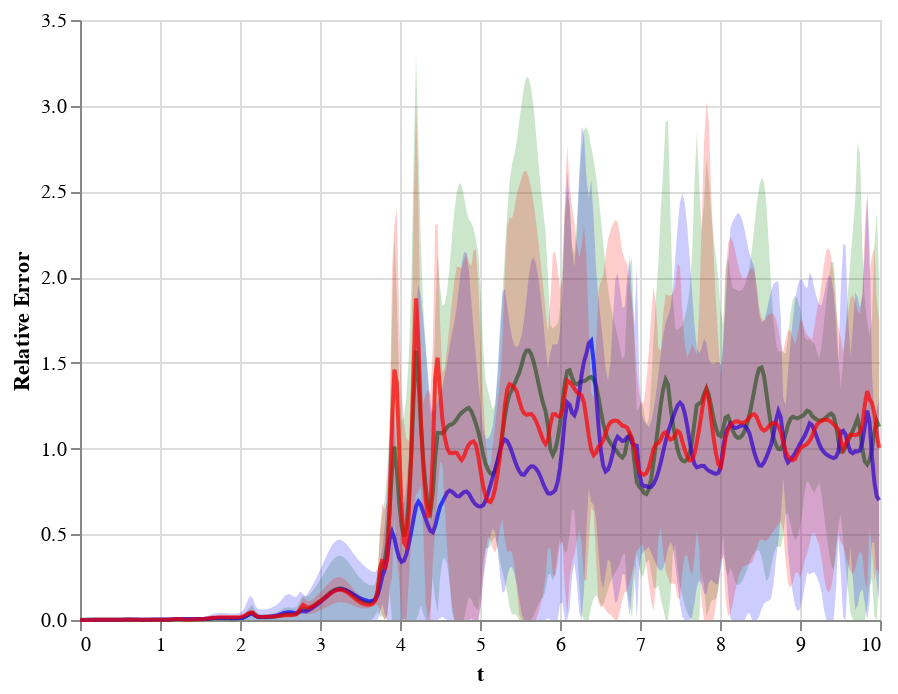

Write notebook code for a chart like this one.
### Code cell
idx = 0
rel_err_chart = plot_rel_err(true_rel_err[:, idx, ...], 'green') + plot_rel_err(de_rel_err[:, idx, ...], 'blue') + plot_rel_err(swag_rel_err[:, idx, ...], 'red')
# rel_err_chart.save('chart.json')
rel_err_chart

### Figure 1 — Vega-Lite specification as saved in the notebook (floating-point values rounded to 4 significant figures; data arrays with more than 128 entries replaced by an {"elided": "..."} marker saying what was removed)
{"config": {"view": {"continuousWidth": 400, "continuousHeight": 300}}, "layer": [{"mark": {"type": "line", "color": "green", "opacity": 0.7}, "encoding": {"x": {"type": "quantitative", "field": "t"}, "y": {"type": "quantitative", "field": "y"}}}, {"mark": {"type": "area", "color": "green", "opacity": 0.2}, "encoding": {"x": {"type": "quantitative", "field": "t"}, "y": {"type": "quantitative", "field": "y_lo", "title": "Relative Error"}, "y2": {"field": "y_hi"}}}, {"layer": [{"mark": {"type": "line", "color": "blue", "opacity": 0.7}, "encoding": {"x": {"type": "quantitative", "field": "t"}, "y": {"type": "quantitative", "field": "y"}}}, {"mark": {"type": "area", "color": "blue", "opacity": 0.2}, "encoding": {"x": {"type": "quantitative", "field": "t"}, "y": {"type": "quantitative", "field": "y_lo", "title": "Relative Error"}, "y2": {"field": "y_hi"}}}], "data": {"name": "data-ef9c6f09d85776f46368fb58f477fa6e"}}, {"layer": [{"mark": {"type": "line", "color": "red", "opacity": 0.7}, "encoding": {"x": {"type": "quantitative", "field": "t"}, "y": {"type": "quantitative", "field": "y"}}}, {"mark": {"type": "area", "color": "red", "opacity": 0.2}, "encoding": {"x": {"type": "quantitative", "field": "t"}, "y": {"type": "quantitative", "field": "y_lo", "title": "Relative Error"}, "y2": {"field": "y_hi"}}}], "data": {"name": "data-84124cb7aed4121c22b2ffe4354d224a"}}], "data": {"name": "data-f7925d8ee64a8ef5f6000ea458b6ad92"}, "$schema": "https://vega.github.io/schema/vega-lite/v4.8.1.json", "datasets": {"data-f7925d8ee64a8ef5f6000ea458b6ad92": {"elided": "334 records"}, "data-ef9c6f09d85776f46368fb58f477fa6e": {"elided": "334 records"}, "data-84124cb7aed4121c22b2ffe4354d224a": {"elided": "334 records"}}}
